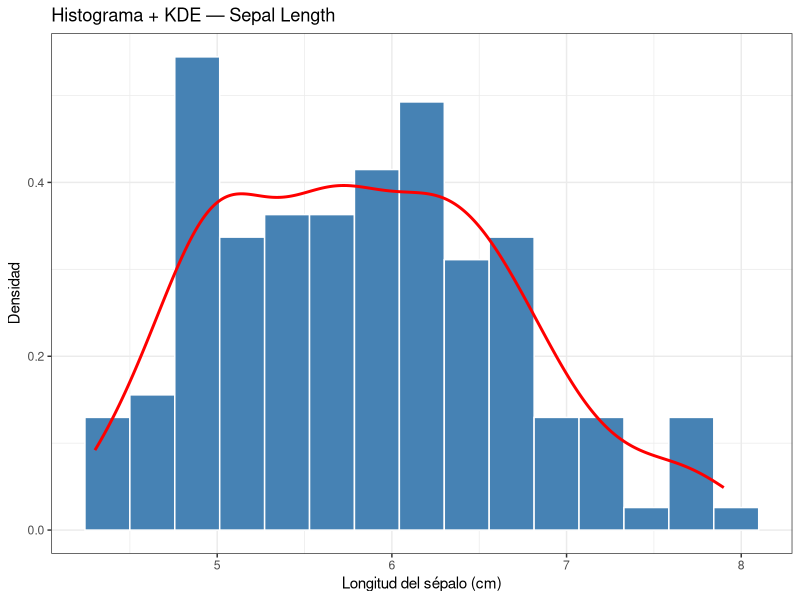
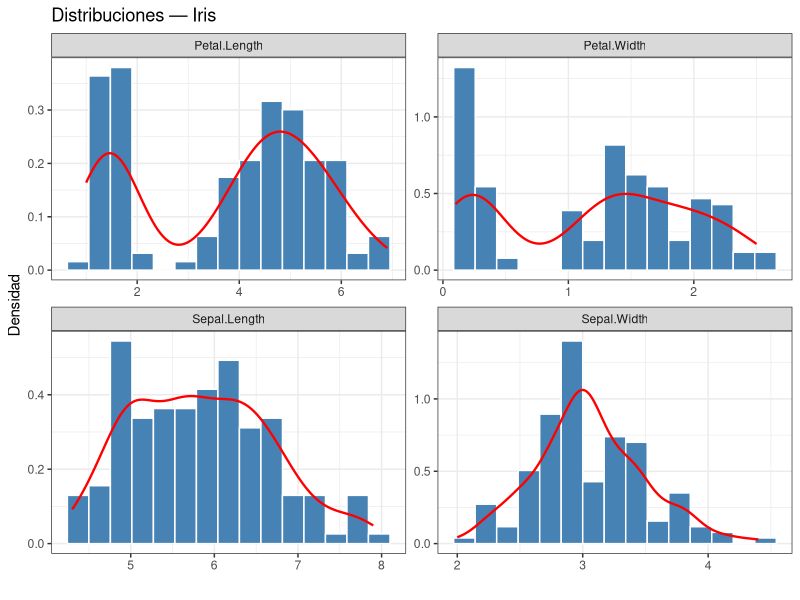
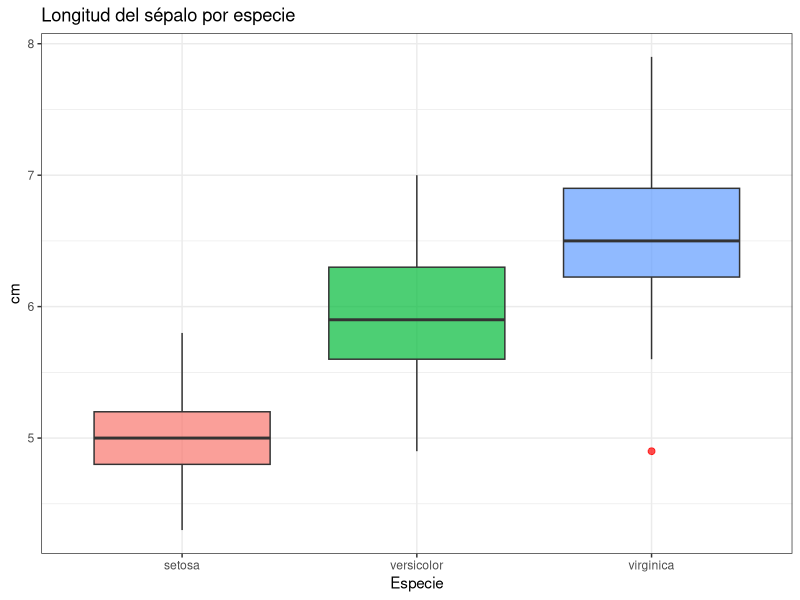
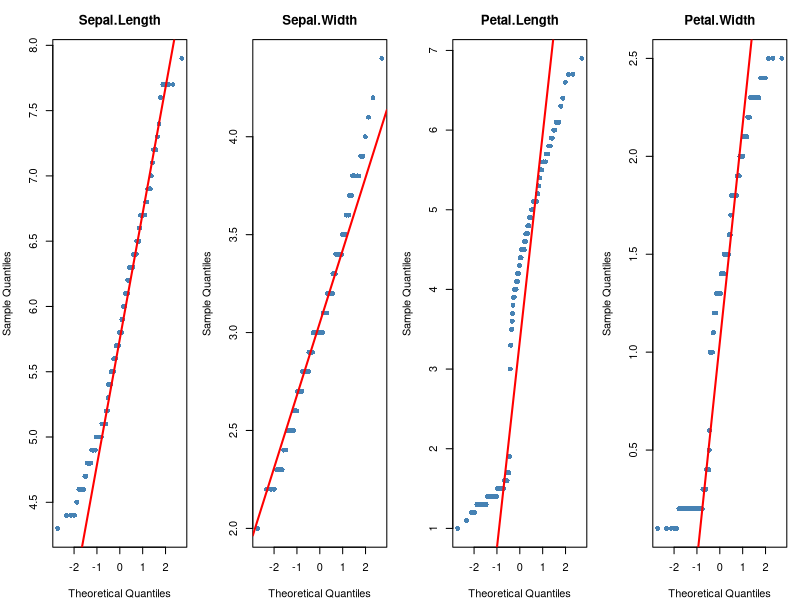
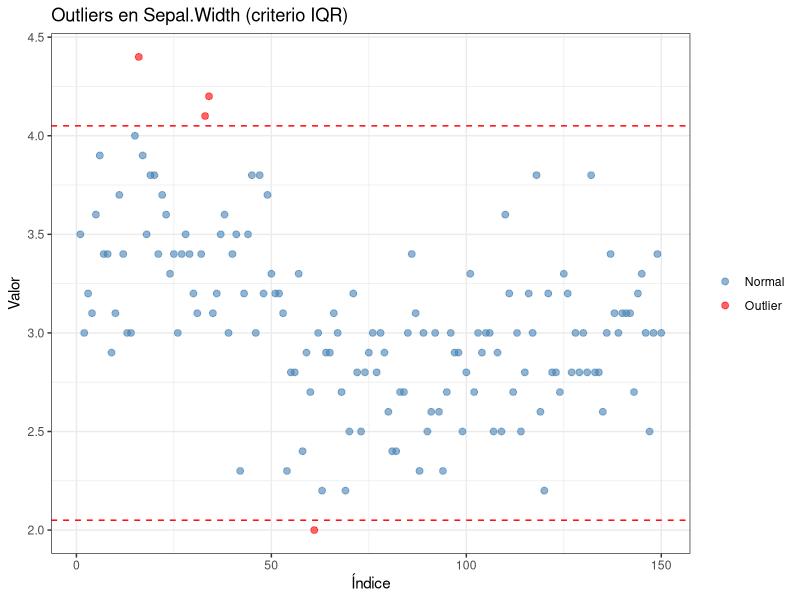
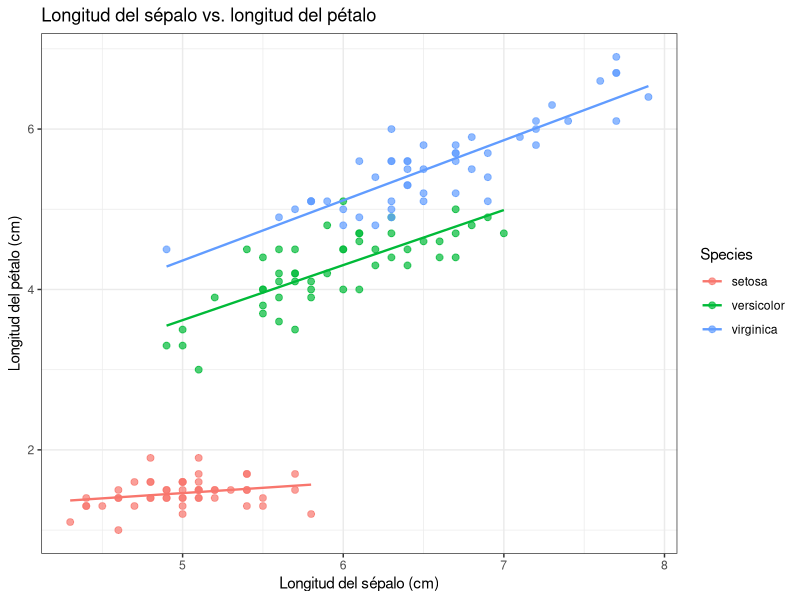
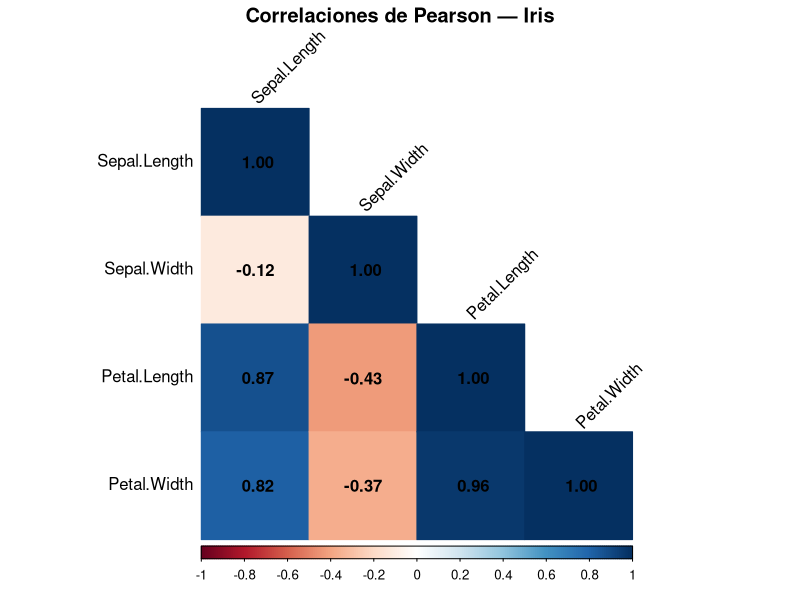
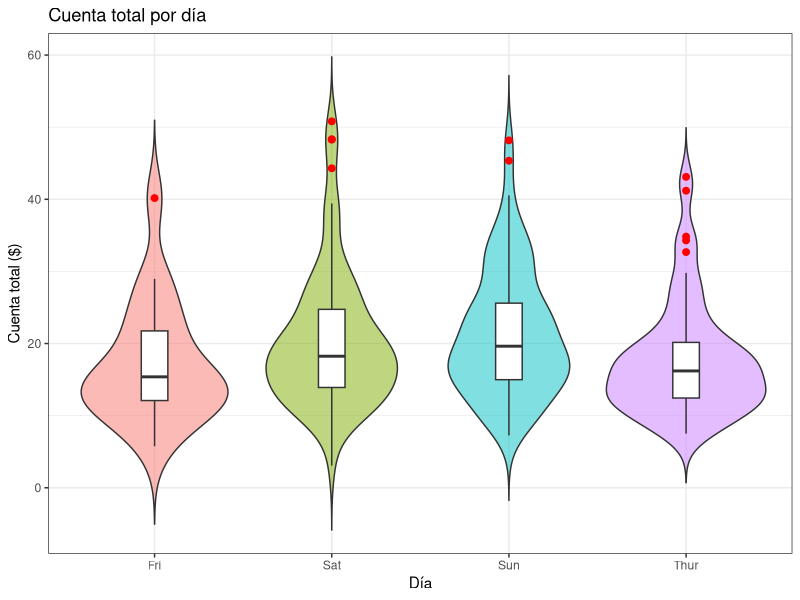

Write R code to recreate these figures, in order.
## ---- chunk 1
knitr::opts_chunk$set(
  echo    = TRUE,
  warning = FALSE,
  message = FALSE,
  fig.width  = 8,
  fig.height = 4.5,
  fig.align  = "center"
)
## ---- chunk 2
library(ggplot2)
library(dplyr)
library(tidyr)
library(corrplot)
library(reshape2)

# Datasets
data(iris)
data(tips, package = "reshape2")   # tips está en reshape2
# También disponible en: tips <- read.csv("https://...")

# Si no tenés reshape2 con tips, usá este bloque:
# tips <- read.csv("https://raw.githubusercontent.com/mwaskom/seaborn-data/master/tips.csv")

head(iris)
## ---- chunk 3
summary(iris)
## ---- chunk 4
iris %>%
  select(where(is.numeric)) %>%
  summarise(across(everything(), list(
    n      = ~n(),
    media  = ~mean(.),
    mediana= ~median(.),
    desvio = ~sd(.),
    cv     = ~sd(.)/mean(.)*100,
    min    = ~min(.),
    max    = ~max(.)
  ), .names = "{.col}__{.fn}")) %>%
  pivot_longer(everything(),
               names_to  = c("variable", "estadistico"),
               names_sep = "__") %>%
  pivot_wider(names_from = estadistico, values_from = value) %>%
  mutate(across(where(is.numeric), ~round(., 3)))
## ---- chunk 5
iris %>%
  group_by(Species) %>%
  summarise(
    n       = n(),
    media   = mean(Sepal.Length),
    mediana = median(Sepal.Length),
    desvio  = sd(Sepal.Length),
    RIC     = IQR(Sepal.Length),
    CV      = sd(Sepal.Length) / mean(Sepal.Length) * 100
  ) %>%
  mutate(across(where(is.numeric), ~round(., 3)))
## ---- chunk 6
q_probs <- c(0.10, 0.25, 0.50, 0.75, 0.90)
quantile(iris$Sepal.Length, probs = q_probs)
## ---- chunk 7
library(e1071)  # instalar si es necesario: install.packages("e1071")

vars_num <- names(iris)[sapply(iris, is.numeric)]

data.frame(
  Variable  = vars_num,
  Asimetria = sapply(iris[vars_num], skewness),
  Curtosis  = sapply(iris[vars_num], kurtosis)
) %>%
  mutate(across(where(is.numeric), ~round(., 4)))
## ---- chunk 8
# Regla de Sturges
n <- nrow(iris)
k <- ceiling(1 + 3.322 * log10(n))
cat("n =", n, "| k (Sturges) =", k, "\n")

# Tabla de frecuencias para Sepal.Length
breaks <- seq(min(iris$Sepal.Length), max(iris$Sepal.Length),
              length.out = k + 1)
cortes <- cut(iris$Sepal.Length, breaks = breaks, include.lowest = TRUE)

tabla <- as.data.frame(table(cortes))
colnames(tabla) <- c("Clase", "Frec.abs")
tabla$Frec.rel  <- round(tabla$Frec.abs / n, 4)
tabla$Frec.acum <- round(cumsum(tabla$Frec.rel), 4)
print(tabla)
## ---- chunk 9
ggplot(iris, aes(x = Sepal.Length)) +
  geom_histogram(aes(y = after_stat(density)),
                 bins = 15, fill = "steelblue",
                 color = "white") +
  geom_density(color = "red", linewidth = 1) +
  labs(title = "Histograma + KDE — Sepal Length",
       x = "Longitud del sépalo (cm)", y = "Densidad") +
  theme_bw()
## ---- chunk 10
iris %>%
  select(where(is.numeric)) %>%
  pivot_longer(everything(), names_to = "variable", values_to = "valor") %>%
  ggplot(aes(x = valor)) +
  geom_histogram(aes(y = after_stat(density)),
                 bins = 15, fill = "steelblue", color = "white") +
  geom_density(color = "red", linewidth = 0.8) +
  facet_wrap(~variable, scales = "free", ncol = 2) +
  labs(title = "Distribuciones — Iris", x = "", y = "Densidad") +
  theme_bw()
## ---- chunk 11
ggplot(iris, aes(x = Species, y = Sepal.Length, fill = Species)) +
  geom_boxplot(alpha = 0.7, outlier.colour = "red", outlier.size = 2) +
  labs(title = "Longitud del sépalo por especie",
       x = "Especie", y = "cm") +
  theme_bw() +
  theme(legend.position = "none")
## ---- chunk 12
par(mfrow = c(1, 4), mar = c(4, 4, 3, 1))
vars_num <- names(iris)[sapply(iris, is.numeric)]
for (v in vars_num) {
  qqnorm(iris[[v]], main = v, col = "steelblue", pch = 16)
  qqline(iris[[v]], col = "red", lwd = 2)
}
par(mfrow = c(1, 1))
## ---- chunk 13
vars_num <- names(iris)[sapply(iris, is.numeric)]

resultados <- lapply(vars_num, function(v) {
  t <- shapiro.test(iris[[v]])
  data.frame(
    Variable  = v,
    Estadistico_W = round(t$statistic, 4),
    p_valor       = round(t$p.value,   4),
    Normal_alpha05 = ifelse(t$p.value > 0.05, "Sí", "No")
  )
}) %>% bind_rows()

print(resultados, row.names = FALSE)
## ---- chunk 14
# Test de Kolmogorov-Smirnov (Lilliefors) - requiere nortest
# install.packages("nortest")
library(nortest)

resultados_lf <- lapply(vars_num, function(v) {
  t <- lillie.test(iris[[v]])
  data.frame(
    Variable = v,
    D        = round(t$statistic, 4),
    p_valor  = round(t$p.value,   4),
    Normal_alpha05 = ifelse(t$p.value > 0.05, "Sí", "No")
  )
}) %>% bind_rows()

print(resultados_lf, row.names = FALSE)
## ---- chunk 15
detectar_outliers_iqr <- function(x, k = 1.5) {
  Q1  <- quantile(x, 0.25)
  Q3  <- quantile(x, 0.75)
  IQR <- Q3 - Q1
  lim_inf <- Q1 - k * IQR
  lim_sup <- Q3 + k * IQR
  outliers <- x[x < lim_inf | x > lim_sup]
  list(outliers = outliers, lim_inf = lim_inf, lim_sup = lim_sup)
}

vars_num <- names(iris)[sapply(iris, is.numeric)]

cat("Outliers leves (k = 1.5):\n")
for (v in vars_num) {
  res <- detectar_outliers_iqr(iris[[v]], k = 1.5)
  cat(sprintf("  %-15s: %d outlier(s), límites [%.3f, %.3f]\n",
              v, length(res$outliers), res$lim_inf, res$lim_sup))
}
## ---- chunk 16
zscore_mod <- function(x) {
  med <- median(x)
  MAD <- median(abs(x - med))
  0.6745 * (x - med) / MAD
}

resumen_outliers <- lapply(vars_num, function(v) {
  x   <- iris[[v]]
  z   <- abs(scale(x)[, 1])
  M   <- abs(zscore_mod(x))
  out <- detectar_outliers_iqr(x)
  data.frame(
    Variable      = v,
    Outliers_IQR  = length(out$outliers),
    Outliers_Z3   = sum(z > 3),
    Outliers_M3.5 = sum(M > 3.5)
  )
}) %>% bind_rows()

print(resumen_outliers, row.names = FALSE)
## ---- chunk 17
col_var <- "Sepal.Width"

Q1  <- quantile(iris[[col_var]], 0.25)
Q3  <- quantile(iris[[col_var]], 0.75)
IQR_val <- Q3 - Q1
lim_sup <- Q3 + 1.5 * IQR_val
lim_inf <- Q1 - 1.5 * IQR_val

iris$outlier <- iris[[col_var]] < lim_inf | iris[[col_var]] > lim_sup
iris$id      <- seq_len(nrow(iris))

ggplot(iris, aes(x = id, y = .data[[col_var]])) +
  geom_point(aes(color = outlier), alpha = 0.6, size = 2) +
  geom_hline(yintercept = c(lim_inf, lim_sup),
             linetype = "dashed", color = "red") +
  scale_color_manual(values = c("FALSE" = "steelblue", "TRUE" = "red"),
                     labels = c("Normal", "Outlier")) +
  labs(title = paste("Outliers en", col_var, "(criterio IQR)"),
       x = "Índice", y = "Valor", color = NULL) +
  theme_bw()

iris$outlier <- NULL
iris$id      <- NULL
## ---- chunk 18
ggplot(iris, aes(x = Sepal.Length, y = Petal.Length,
                 color = Species)) +
  geom_point(size = 2, alpha = 0.7) +
  geom_smooth(method = "lm", se = FALSE, linewidth = 0.8) +
  labs(title = "Longitud del sépalo vs. longitud del pétalo",
       x = "Longitud del sépalo (cm)",
       y = "Longitud del pétalo (cm)") +
  theme_bw()
## ---- chunk 19
vars_num <- names(iris)[sapply(iris, is.numeric)]

cat("=== Correlación de Pearson ===\n")
round(cor(iris[vars_num], method = "pearson"), 3)
## ---- chunk 20
cat("=== Correlación de Spearman ===\n")
round(cor(iris[vars_num], method = "spearman"), 3)
## ---- chunk 21
corr_mat <- cor(iris[vars_num])
corrplot(corr_mat,
         method   = "color",
         type     = "lower",
         addCoef.col = "black",
         tl.col   = "black",
         tl.srt   = 45,
         title    = "Correlaciones de Pearson — Iris",
         mar      = c(0, 0, 1.5, 0))
## ---- chunk 22
test <- cor.test(iris$Sepal.Length, iris$Petal.Length,
                 method = "pearson")
cat("Pearson r =", round(test$estimate, 4),
    "| p-valor =", format(test$p.value, scientific = TRUE), "\n")

test_s <- cor.test(iris$Sepal.Length, iris$Petal.Length,
                   method = "spearman")
cat("Spearman ρ =", round(test_s$estimate, 4),
    "| p-valor =", format(test_s$p.value, scientific = TRUE), "\n")
## ---- chunk 23
# Usamos tips: ¿hay asociación entre día y momento?
tabla_obs <- table(tips$day, tips$time)
print(tabla_obs)
## ---- chunk 24
test_chi <- chisq.test(tabla_obs)
cat("Chi-cuadrado:", round(test_chi$statistic, 4), "\n")
cat("Grados de libertad:", test_chi$parameter, "\n")
cat("p-valor:", round(test_chi$p.value, 4), "\n")

# V de Cramér
n   <- sum(tabla_obs)
V   <- sqrt(test_chi$statistic / (n * min(dim(tabla_obs) - 1)))
cat("V de Cramér:", round(V, 4), "\n")
## ---- chunk 25
ggplot(tips, aes(x = day, y = total_bill, fill = day)) +
  geom_violin(alpha = 0.5, trim = FALSE) +
  geom_boxplot(width = 0.15, fill = "white",
               outlier.colour = "red", outlier.size = 2) +
  labs(title = "Cuenta total por día",
       x = "Día", y = "Cuenta total ($)") +
  theme_bw() +
  theme(legend.position = "none")
## ---- chunk 26
# install.packages("GGally")
library(GGally)

ggpairs(iris,
        aes(color = Species, alpha = 0.6),
        columns = 1:4,
        upper   = list(continuous = wrap("cor", size = 3)),
        diag    = list(continuous = wrap("densityDiag")),
        lower   = list(continuous = wrap("points", size = 1))) +
  theme_bw() +
  labs(title = "Pairplot — Iris")
## ---- chunk 27
ggplot(iris, aes(x = Sepal.Length, y = Petal.Length)) +
  geom_point(aes(color = Species), alpha = 0.6, size = 2) +
  geom_smooth(method = "lm", se = TRUE, color = "black",
              linewidth = 0.7) +
  facet_wrap(~Species, ncol = 3) +
  labs(title = "Relación longitud sépalo–pétalo por especie",
       x = "Longitud sépalo (cm)",
       y = "Longitud pétalo (cm)") +
  theme_bw() +
  theme(legend.position = "none")
## ---- chunk 28
p <- ggplot(tips, aes(x = total_bill, y = tip,
                      color = sex)) +
  geom_point(alpha = 0.6) +
  geom_smooth(method = "lm", se = FALSE) +
  labs(title    = "Propina vs. Cuenta total",
       x        = "Cuenta total ($)",
       y        = "Propina ($)",
       color    = "Sexo")

# Comparar temas
p + theme_bw()    + ggtitle("theme_bw()")
p + theme_classic() + ggtitle("theme_classic()")
p + theme_minimal() + ggtitle("theme_minimal()")
